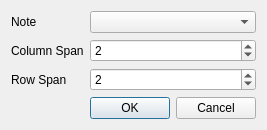
<?xml version="1.0" encoding="UTF-8"?>
<ui version="4.0">
 <class>NoteCardConfig</class>
 <widget class="QDialog" name="NoteCardConfig">
  <property name="geometry">
   <rect>
    <x>0</x>
    <y>0</y>
    <width>234</width>
    <height>106</height>
   </rect>
  </property>
  <property name="windowTitle">
   <string>Dialog</string>
  </property>
  <layout class="QFormLayout" name="formLayout">
   <item row="0" column="0">
    <widget class="QLabel" name="label">
     <property name="text">
      <string>Note</string>
     </property>
    </widget>
   </item>
   <item row="0" column="1">
    <widget class="QComboBox" name="note_combo_box"/>
   </item>
   <item row="1" column="0">
    <widget class="QLabel" name="label_2">
     <property name="text">
      <string>Column Span</string>
     </property>
    </widget>
   </item>
   <item row="1" column="1">
    <widget class="QSpinBox" name="column_spin_box">
     <property name="minimum">
      <number>1</number>
     </property>
     <property name="value">
      <number>2</number>
     </property>
    </widget>
   </item>
   <item row="2" column="0">
    <widget class="QLabel" name="label_3">
     <property name="text">
      <string>Row Span</string>
     </property>
    </widget>
   </item>
   <item row="2" column="1">
    <widget class="QSpinBox" name="row_spin_box">
     <property name="minimum">
      <number>1</number>
     </property>
     <property name="value">
      <number>2</number>
     </property>
    </widget>
   </item>
   <item row="3" column="1">
    <widget class="QDialogButtonBox" name="buttonBox">
     <property name="orientation">
      <enum>Qt::Orientation::Horizontal</enum>
     </property>
     <property name="standardButtons">
      <set>QDialogButtonBox::StandardButton::Cancel|QDialogButtonBox::StandardButton::Ok</set>
     </property>
    </widget>
   </item>
  </layout>
 </widget>
 <resources/>
 <connections>
  <connection>
   <sender>buttonBox</sender>
   <signal>accepted()</signal>
   <receiver>NoteCardConfig</receiver>
   <slot>accept()</slot>
   <hints>
    <hint type="sourcelabel">
     <x>248</x>
     <y>254</y>
    </hint>
    <hint type="destinationlabel">
     <x>157</x>
     <y>274</y>
    </hint>
   </hints>
  </connection>
  <connection>
   <sender>buttonBox</sender>
   <signal>rejected()</signal>
   <receiver>NoteCardConfig</receiver>
   <slot>reject()</slot>
   <hints>
    <hint type="sourcelabel">
     <x>316</x>
     <y>260</y>
    </hint>
    <hint type="destinationlabel">
     <x>286</x>
     <y>274</y>
    </hint>
   </hints>
  </connection>
 </connections>
</ui>
